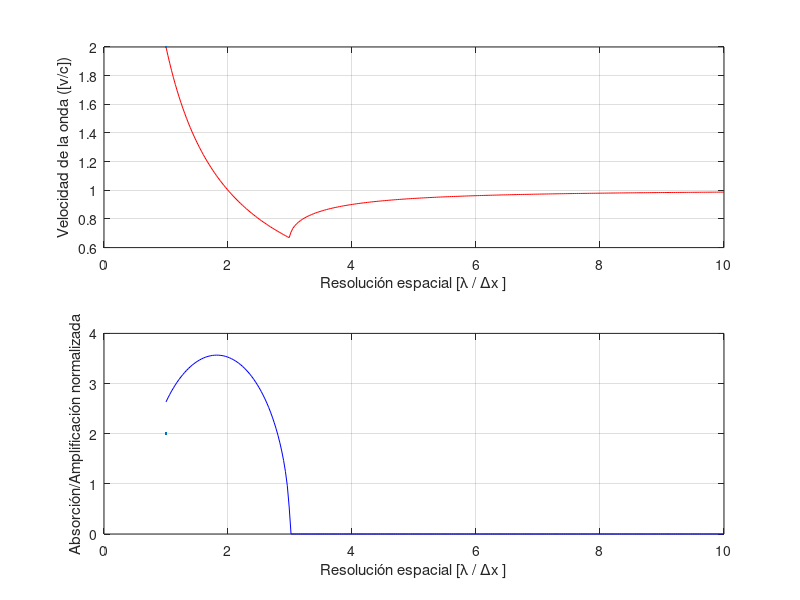
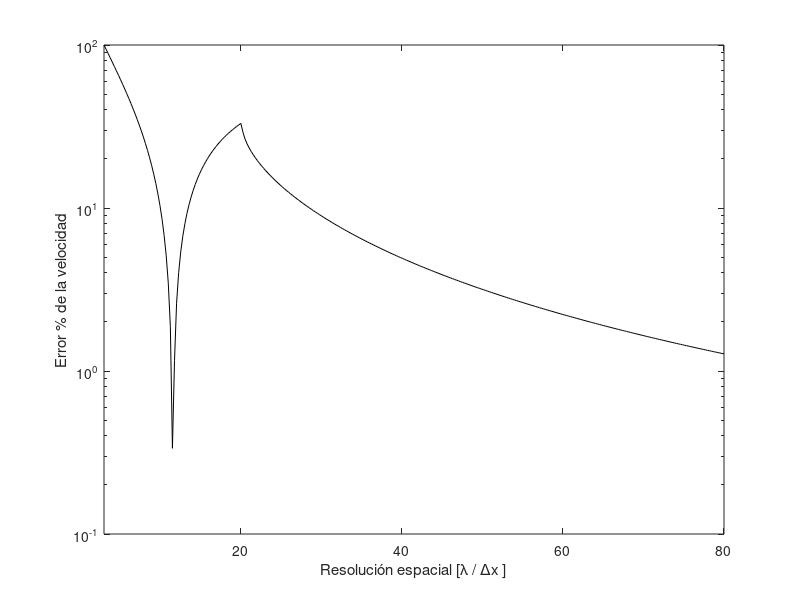

Here is the MATLAB script that generated these plots, in order:
%% Este programa nos permite graficar y observar la influencia
% del número de Courant en las simulaciones de FDTD.
% El programa muestra curvas de la velocidad numérico y las partes real e
% imaginaria del número de onda numérico (Posible absorción o
% amplificación).


%% Programa Principal
%Definimos el número de Courant
S=0.5;
%Definimos la resolución de muestreo espacial
Nl=linspace(1,10,300);
%Definimos la variable Z (2.29b) del Taflove
z=(1/S)^2*(cos( (2*pi*S) ./ (Nl) ) -1 ) +1;
%Calculamos el número de onda numérico normalizado (Que puede ser complejo)
kn=Nl.*acos(z);
%Calculamos la velocidad numérica normalizada de la onda
vn=(2*pi) ./ (Nl.*real( acos(z) ) );
%Definimos el error porcentual en la estimación de la velocidad
error_v=abs(1-vn)*(100);
%Definimos el vector para graficar el error
Nerror=linspace(3,80,300);
%% Mostramos resultados

figure (1)
subplot(2,1,1)
plot(Nl,vn,'r',LineWidth=2)
xlabel('Resolución espacial [\lambda / \Deltax ]')
ylabel('Velocidad de la onda ([v/c])')
grid on
subplot(2,1,2)
plot(Nl, -imag(kn), 'b',LineWidth=2)
xlabel('Resolución espacial [\lambda / \Deltax ]')
ylabel('Absorción/Amplificación normalizada')
grid on

figure(2)
semilogy(Nerror,error_v,'k',LineWidth=2)
xlabel('Resolución espacial [\lambda / \Deltax ]')
ylabel('Error % de la velocidad')
xlim([3,80])


